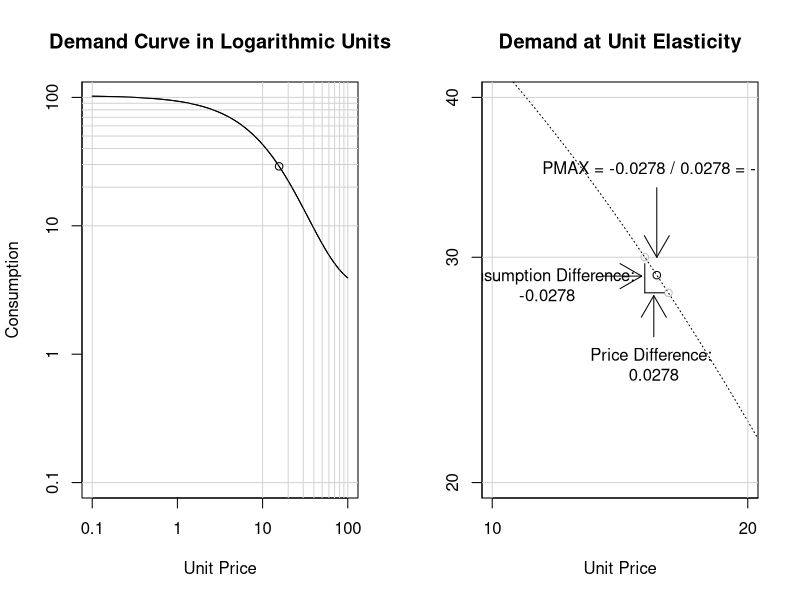

Reproduce this figure in R.
# Shawn Gilroy
# GPL-V3
# Pmax Evaluation

par(mfrow = c(1, 2))

# These values are used in all demonstrations
Q0 <- 103.24
alpha <- 0.000283586
K <- 1.5

GetDemandConsumption <- function(P, Q0, A, K) {
  log(Q0)/log(10) + K * (exp(-alpha * Q0 * P) - 1)
}

prices <- seq(-1, 2, 0.01)
consumption <- log(Q0)/log(10) + K * (exp(-alpha * Q0 * 10^prices) - 1)

# Normal demand curve plot
plot(prices, 
     consumption,
     main = "Demand Curve in Logarithmic Units",
     yaxt = "n",
     xaxt = "n",
     ylab = "Consumption",
     xlab = "Unit Price",
     type = "l",
     ylim = c(-1, 2),
     xlim = c(-1, 2))

# Custom axis for clarity
atx <- c(-1, 0, 1, 2)
labels <- sapply(atx, function(i) as.expression(bquote(.(10^i))) )
axis(1, at=atx, labels=labels)

# Same as above
aty <- c(-1, 0, 1, 2, 3)
labels2 <- sapply(aty, function(i) as.expression(bquote(.(10^i))) )
axis(2, at=aty, labels=labels2)

abline(v = log10(0.1), col = "lightgray")
abline(h = log10(0.1), col = "lightgray")

for (i in seq(0, 100, by = 10)) {
  abline(v = log10(i), col = "lightgray")
  abline(h = log10(i), col = "lightgray")
}

pMax <- 15.62583
Cons <- GetDemandConsumption(pMax, Q0, alpha, K)

points(log10(pMax), Cons, col = "black")

lines(prices, consumption)

# TODO: clean up margins


# Side Fig

prices <- seq(0.5, 1.8, 0.01)
consumption <- log(Q0)/log(10) + K * (exp(-alpha * Q0 * 10^prices) - 1)

# Normal demand curve plot
plot(prices, 
     consumption,
     main = "Demand at Unit Elasticity",
     yaxt = "n",
     xaxt = "n",
     ylab = "",
     xlab = "Unit Price",
     type = "l",
     lty = 3,
     ylim = c(log10(20), log10(40)),
     xlim = c(log10(10), log10(20)))

# Custom axis for clarity
atx <- c(1, log10(20), log10(30), log10(40), log10(50))
labels <- sapply(atx, function(i) as.expression(bquote(.(10^i))) )
axis(1, at=atx, labels=labels)

# Same as above
aty <- c(1, log10(20), log10(30), log10(40), log10(50))
labels2 <- sapply(aty, function(i) as.expression(bquote(.(10^i))) )
axis(2, at=aty, labels=labels2)

for (i in seq(0, 100, by = 10)) {
  abline(v = log10(i), col = "lightgray")
  abline(h = log10(i), col = "lightgray")
}

points(log10(pMax), Cons, col = "black")

prePmax <- log10(pMax - 0.5)
preCons <- GetDemandConsumption(10^prePmax, Q0, alpha, K)

postPmax <- log10(pMax + 0.5)
postCons <- GetDemandConsumption(10^postPmax, Q0, alpha, K)

yDiff <- preCons - postCons
xDiff <- prePmax - postPmax

points(c(prePmax, postPmax), c(preCons, postCons), col = "gray", pch = 21)

lines(c(prePmax, prePmax), c(preCons - 0.005, postCons))
lines(c(prePmax, postPmax - 0.005), c(postCons, postCons))

text(log10(15.5), log10(24.75), 
     labels = paste("Price Difference: \n", round(postPmax - prePmax, 4), sep = ""))
arrows(log10(15.5), 
       log10(26), 
       x1 = log10(15.5), 
       y1 = log10(28),
       code = 2)

text(log10(11.6), log10(28.55), 
     labels = paste("Consumption Difference: \n", round(postCons - preCons, 4), sep = ""))
arrows(log10(13.5), 
       log10(29), 
       x1 = log10(15), 
       y1 = log10(29),
       code = 2)

text(log10(15.5), log10(35.25), 
     labels = paste("PMAX = -0.0278 / 0.0278 = -1", sep = ""))
arrows(log10(pMax), 
       log10(34), 
       x1 = log10(pMax), 
       y1 = log10(30),
       code = 2)